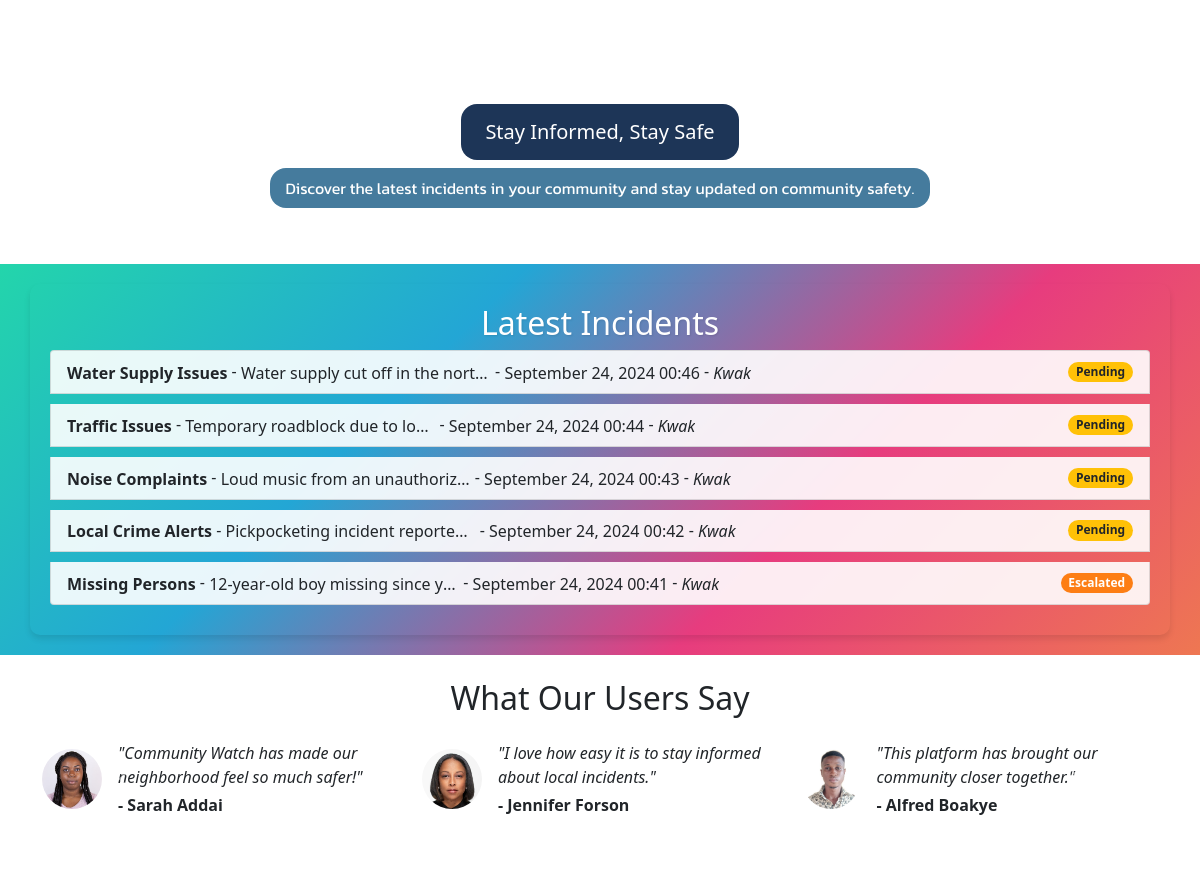
/ (middle part), run on an earlier commit of the app's database.
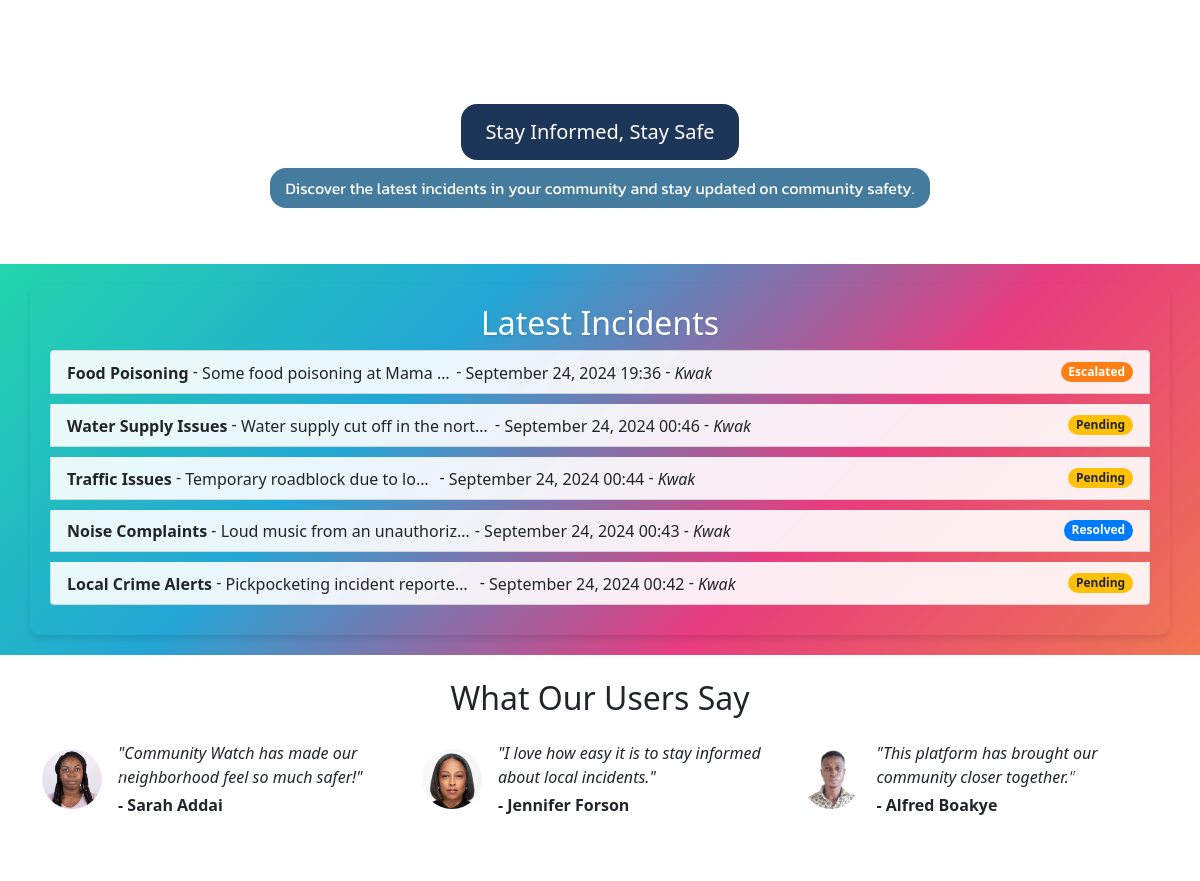
And on a later commit of the database.
### reports/models.py (models this page shows, shortened)
class Incident(models.Model):
    STATUS_CHOICES = [
        ('pending', 'Pending'),
        ('approved', 'Approved'),
        ('rejected', 'Rejected'),
        ('escalated', 'Escalated'),
        ('resolved', 'Resolved'),
    ]
    INCIDENT_TYPE_CHOICES = [
        ('theft', 'Theft'),
        ('vandalism', 'Vandalism'),
        ('fire', 'Fire'),
        ('accident', 'Accident'),
        ('emergency', 'Emergency'),
        ('medical', 'Medical'),
        ('police', 'Police'),
        ('other', 'Other'),
]
    title = models.CharField(max_length=200)
    description = models.TextField()
    location = models.CharField(max_length=200)
    incident_type = models.CharField(max_length=100, choices=INCIDENT_TYPE_CHOICES, default='other')
    date_occurred = models.DateTimeField(default=timezone.now)  # This allows users to set the date and time
    date_reported = models.DateTimeField(auto_now_add=True)
    reported_by = models.ForeignKey(User, on_delete=models.CASCADE)
    status = models.CharField(max_length=20, choices=STATUS_CHOICES, default='pending')
    reviewed_by = models.ForeignKey(User, on_delete=models.SET_NULL, null=True, blank=True, related_name='reviewed_incidents')

### reports/views.py (the view)
# urls.py: 2. Add a URL to urlpatterns:  path('', views.home, name='home')
def home(request):
    latest_incidents = Incident.objects.order_by('-date_reported')[:5]  # Get the 5 most recent incidents
    return render(request, 'reports/home.html', {
        'latest_incidents': latest_incidents,
        'is_authenticated': request.user.is_authenticated,
    })

### reports/templates/reports/home.html (shortened to what the changed rows need)
{% extends 'base.html' %}
{% load static %}
{% block content %}
<div class="latest-incidents-wrapper" id="latest_incidents">
    <div class="container latest-incidents-container">
        <h2 class="latest-incident-header">Latest Incidents</h2>
        <ul class="list-group">
        {% for incident in latest_incidents %}
            <li class="list-group-item d-flex justify-content-between align-items-center incident-item">
                <div>
                    <strong class="incident-description">{{ incident.title }}</strong> - <span class="incident-description">{{ incident.description }}</span> - <span class="incident-description">{{ incident.date_reported|date:"F d, Y H:i" }}</span> - <i class="incident-description">{{ incident.reported_by.username }}</i>
                </div>
                <span class="badge rounded-pill status-{{ incident.status|lower }}">{{ incident.get_status_display }}</span>
            </li>
        {% empty %}
            <li class="list-group-item">No incidents reported yet.</li>
        {% endfor %}
        </ul>
    </div>
</div>
<div class="testimonials-section py-4">
  <div class="container">
      <h2 class="text-center mb-4">What Our Users Say</h2>
  </div>
</div>
{% endblock %}

What changed in the data, as far as the page shows it:
no longer on this page (row unchanged): Incident: title "Missing Persons", description "12-year-old boy missing since y…", date_reported "September 24, 2024 00:41", reported_by.username "Kwak", status "Escalated"
added Incident: title "Food Poisoning", description "Some food poisoning at Mama…", date_reported "September 24, 2024 19:36", reported_by.username "Kwak", status "Escalated"
changed Incident "Noise Complaints": status "Pending" → "Resolved"
